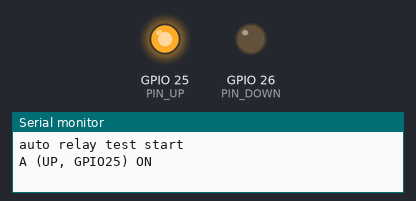
A sketch run on a simulated ESP32. Shown: output pins drawn as LEDs (lit = HIGH), the last lines printed to the serial monitor.

Above: at 0.8 s.
At 3.3 s:
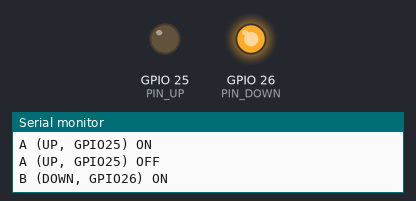
At 5.1 s:
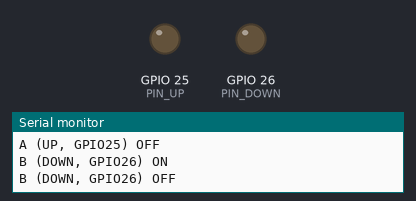
Timing chart, 0 to 8.4 s (numbered marks = the images above):
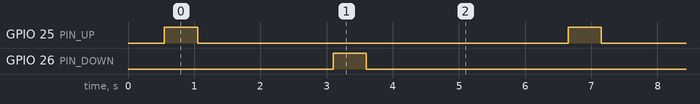

Measured:
- by itself, GPIO 25 (PIN_UP), GPIO 26 (PIN_DOWN): alternates HIGH for 0.50 s and LOW for 5.6 s
- by itself, everything shown: repeats every 6.1 s, in 4 steps

The sketch:

relay_autotest.ino
```cpp
// リレーモジュール 自動テスト（入力不要）
// 書き込むだけで、次をずっと繰り返す
//   モジュールA（GPIO25・上げ）を0.5秒ON → 2秒休み
//   モジュールB（GPIO26・下げ）を0.5秒ON → 3秒休み
// シリアルモニタ（115200bps）を開くと、今どっちをONにしたか表示される

const int PIN_UP   = 25;
const int PIN_DOWN = 26;
const unsigned long ON_MS = 500;

void allOff() {
  digitalWrite(PIN_UP, LOW);
  digitalWrite(PIN_DOWN, LOW);
}

void pulse(int pin, const char* name) {
  allOff();
  delay(50);
  Serial.printf("%s ON\n", name);
  digitalWrite(pin, HIGH);
  delay(ON_MS);
  allOff();
  Serial.printf("%s OFF\n", name);
}

void setup() {
  pinMode(PIN_UP, OUTPUT);
  pinMode(PIN_DOWN, OUTPUT);
  allOff();
  Serial.begin(115200);
  delay(500);
  Serial.println("auto relay test start");
}

void loop() {
  pulse(PIN_UP, "A (UP, GPIO25)");
  delay(2000);
  pulse(PIN_DOWN, "B (DOWN, GPIO26)");
  delay(3000);
}
```
